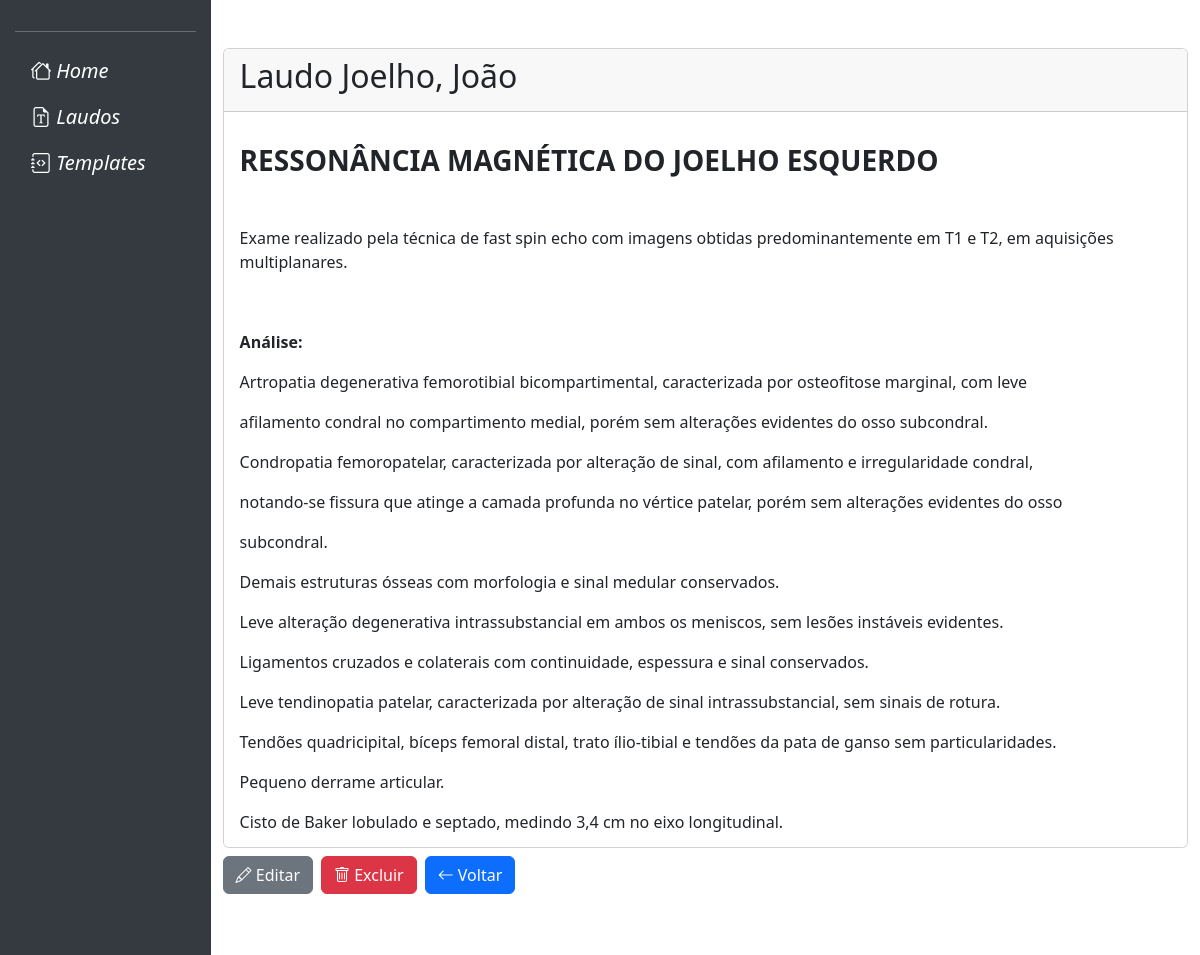
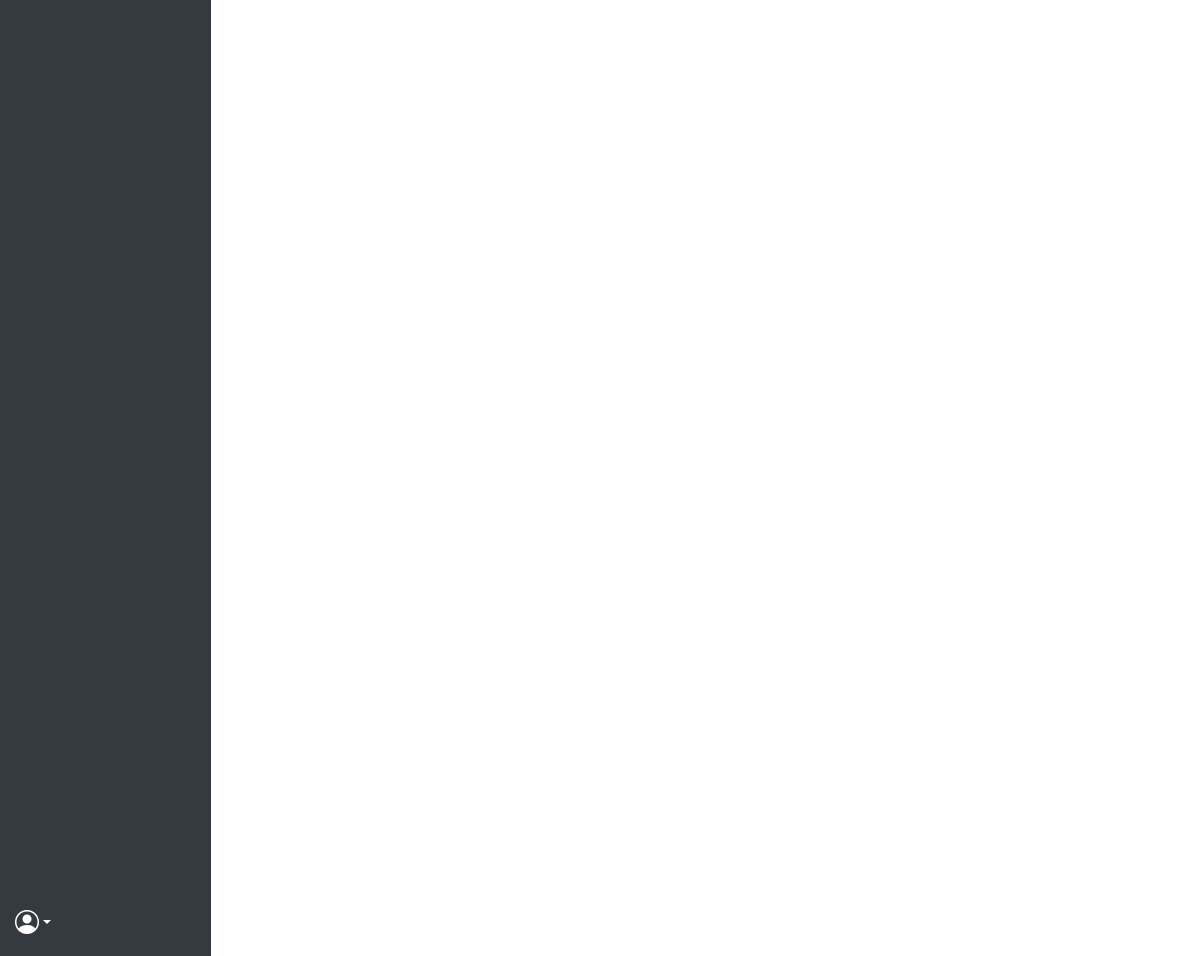
Page /laudo/7/ (signed in) on the committed database (2 pictures, top to bottom).
### laudos/models.py (models this page shows, shortened)
class Laudo(models.Model):
    user = models.ForeignKey(User, on_delete=models.CASCADE)
    titulo = models.CharField(max_length=200)
    conteudo = models.TextField()
    data_criacao = models.DateTimeField(auto_now_add=True)

### laudos/views.py (the view)
# urls.py: path('laudo/<int:pk>/', LaudoDetailView.as_view(), name='laudo_detail'),
class LaudoDetailView(LoginRequiredMixin, DetailView):
    login_url = 'login'
    model = Laudo
    template_name = 'laudo_detail.html'
    context_object_name = 'laudo'
    def get_queryset(self):
        return Laudo.objects.filter(user=self.request.user)

### laudos/templates/laudo_detail.html (shortened to what this page needs)
{% extends "base.html" %}
{% block content %}
<head>
    <link href="https://cdn.jsdelivr.net/npm/bootstrap@5.3.3/dist/css/bootstrap.min.css" rel="stylesheet">
    <link href="https://cdn.quilljs.com/1.3.6/quill.snow.css" rel="stylesheet">
    <link href="https://cdnjs.cloudflare.com/ajax/libs/bootstrap-icons/1.10.0/font/bootstrap-icons.min.css" rel="stylesheet">
</head>
<div class="container mt-5">
    <div class="card" style="max-height: 800px; overflow-y: auto;">
        <div class="card-header">
            <h2>{{ laudo.titulo }}</h2>
        </div>
        <div class="card-body">
            <p class="card-text">{{ laudo.conteudo|safe }}</p>
        </div>
    </div>
    <div class="d-flex mt-2 gap-2">
        <a href="{% url 'laudo_edit' laudo.id %}" class="btn btn-secondary">
            <i class="bi bi-pencil"></i> Editar
        </a>
        <a href="{% url 'laudo_delete' laudo.id %}" class="btn btn-danger">
            <i class="bi bi-trash"></i> Excluir
        </a>
        <a href="{% url 'laudo_list' %}" class="btn btn-primary">
            <i class="bi bi-arrow-left"></i> Voltar
        </a>
    </div>
</div>
{% endblock content %}

### app/templates/base.html (style rules this page uses)
body { display: flex; flex-direction: column; min-height: 100vh; }

### rows in the picture
Laudo: titulo "Laudo Joelho, João", conteudo "RESSONÂNCIA MAGNÉTICA DO JOELHO ESQUERDO Exame realizado pela técnica de fast spin echo com imagens obtidas predominantemente em T1 e T2, em aquisições multiplanares. Análise: Artropatia degenerativa femorotibial bicompartimental, caracterizada por osteofitose marginal, com leve afilamento condral no compartimento medial, porém sem alterações evidentes do osso subcondral. Condropatia femoropatelar, caracterizada por alteração de sinal, com afilamento e irregularidade condral, notando-se fissura que atinge a camada profunda no vértice patelar, porém sem alterações evidentes do osso subcondral. Demais estruturas ósseas com morfologia e sinal medular conservados. Leve alteração degenerativa…"
